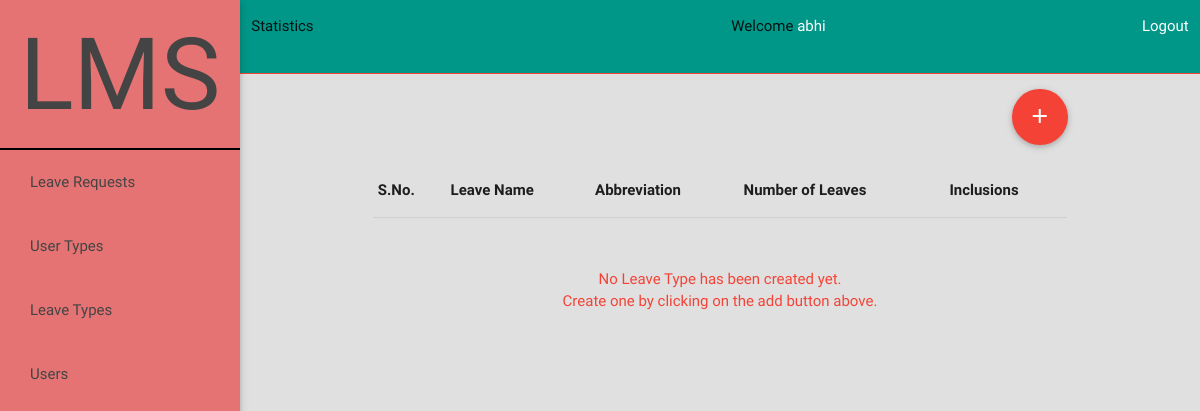
The app's page /admin/index.php?id=viewLeaveType (signed in), older data.
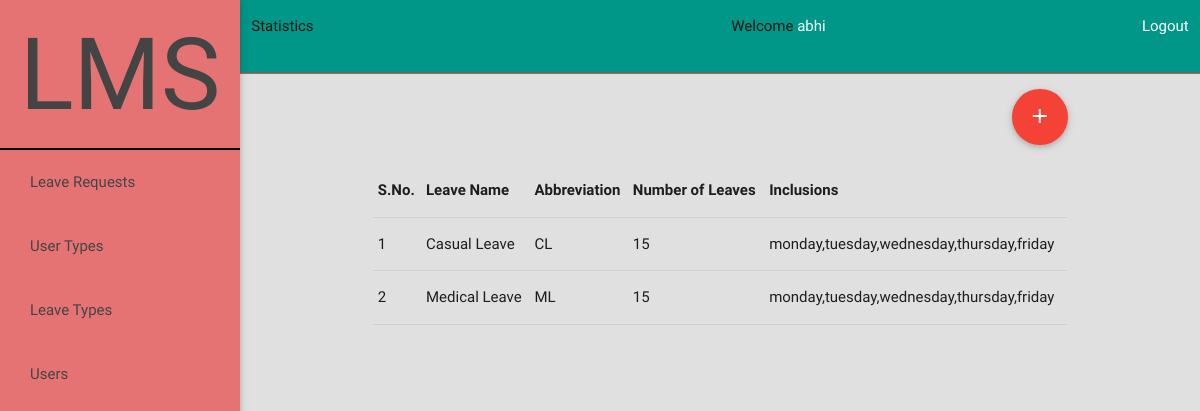
The same page, newer data.
### tables this page shows
CREATE TABLE IF NOT EXISTS `leavetypes` (
  `id` int(11) NOT NULL,
  `leaveName` varchar(30) NOT NULL,
  `abbreviation` varchar(5) NOT NULL,
  `numLeaves` smallint(6) NOT NULL,
  `inclusions` set('monday','tuesday','wednesday','thursday','friday','saturday','sunday','holidays') NOT NULL
);

### core.php (called while the page is built, shortened)
<?php
function adminIsLoggedIn() {
	if(isset($_SESSION['admin_id']) && !empty($_SESSION['admin_id'])) {
		return true;
	}
	else {
		return false;
	}
}
function getUsername() {
	if(isset($_SESSION['username']) && !empty($_SESSION['username'])) {
		return $_SESSION['username'];
	}
	else {
		return NULL;
	}
}
function getError() {
	if(isset($_SESSION['error']) && !empty($_SESSION['error'])) {
		return $_SESSION['error'];
	}
	else {
		return NULL;
	}
}
?>

### admin/classDatabaseLeaveType.php (called while the page is built, shortened)
<?php
class DatabaseLeaveType
{
	private $table;
	public function __construct() {
		$this->table="leavetypes";
	}
	public function getLeaveTypes() {
		require_once '../core.php';
		require_once 'classLeaveType.php';
		$query="SELECT * FROM `".$this->table."`";
		if($query_run=mysql_query($query)) {
			$objLeaveTypeArray=array();
			$query_num_rows=mysql_num_rows($query_run);
			for($i=0;$i<$query_num_rows;$i++) {
				$objLeaveType=new LeaveType;
				$row=mysql_fetch_row($query_run);
				$objLeaveType->setLeaveName($row[1]);
				$objLeaveType->setAbbreviation($row[2]);
				$objLeaveType->setNumLeaves($row[3]);
				$objLeaveType->setInclusions($row[4]);
				array_push($objLeaveTypeArray, $objLeaveType);
			}
			return $objLeaveTypeArray;
		} else {
			setError(mysql_error());
		}
		return false;
	}
}
?>

### admin/classLeaveType.php (called while the page is built, shortened)
<?php
class LeaveType
{
	private $LeaveName;
	private $Abbreviation;
	private $NumLeaves;
	private $Inclusions;
	public function getLeaveName()
	{
		return $this->LeaveName;
	}
	public function setLeaveName($LeaveName)
	{
		$this->LeaveName=htmlentities($LeaveName);
	}
	public function getAbbreviation()
	{
		return $this->Abbreviation;
	}
	public function setAbbreviation($Abbreviation)
	{
		$this->Abbreviation=htmlentities($Abbreviation);
	}
	public function getNumLeaves()
	{
		return $this->NumLeaves;
	}
	public function setNumLeaves($NumLeaves)
	{
		$this->NumLeaves=htmlentities($NumLeaves);
	}
	public function getInclusions()
	{
		return $this->Inclusions;
	}
	public function setInclusions($Inclusion)
	{
		if(!empty($Inclusion)) {
			$this->Inclusions=htmlentities($Inclusion);
		}
	}
}
?>

### admin/viewLeaveType.php (the view)
<div class="row">
	<a class="btn-floating btn-large waves-effect waves-light red right tooltipped" data-position="right" data-delay="50" data-tooltip="Add new leave type" href="index.php?id=addLeaveType"><i class="material-icons">add</i></a>
</div>
<div class="row">
	<table class="highlight bordered responsive-table hoverable">
		<thead>
		  <tr>
		      <th data-field="id">S.No.</th>
		      <th data-field="name">Leave Name</th>
		      <th data-field="abbr">Abbreviation</th>
		      <th data-field="price">Number of Leaves</th>
		      <th data-field="incl">Inclusions</th>
		  </tr>
		</thead>
		<tbody>
		<?php
		require_once '../core.php';
		require_once 'classDatabaseLeaveType.php';
		$objDatabaseLeaveType=new DatabaseLeaveType;
		$objLeaveTypeArray=$objDatabaseLeaveType->getLeaveTypes();
		if($objLeaveTypeArray) {
			$i=1;
			foreach ($objLeaveTypeArray as $objLeaveType) {
				echo '<tr>'.
						'<td>'.$i.'</td>'.
						'<td>'.$objLeaveType->getLeaveName().'</td>'.
						'<td>'.$objLeaveType->getAbbreviation().'</td>'.
						'<td>'.$objLeaveType->getNumLeaves().'</td>'.
						'<td>'.$objLeaveType->getInclusions().'</td>'.
					'</tr>';
				$i++;
			}
		} else {
			setError('No Leave Type has been created yet.');
			setError('Create one by clicking on the add button above.');
		}
		?>
		</tbody>
	</table>
</div>

### admin/index.php (shortened to what this page needs)
<?php
require '../core.php';
?>
<!DOCTYPE html>
<html lang="en">
<head>
	<link href="../css/materialize.css" type="text/css" rel="stylesheet" media="screen,projection"/>
	<link href="../css/style.css" type="text/css" rel="stylesheet" media="screen,projection"/>
</head>
<body>
	<header>
		<ul class="side-nav fixed red lighten-2" id="mobile-menu">
			<a href="#!" class="brand-logo center">LMS</a>
			<?php
			if(adminIsLoggedIn()) {
			?>
				<li><a href="?id=leaveRequests">Leave Requests</a></li>
				<li><a href="?id=viewUserType">User Types</a></li>
				<li><a href="?id=viewLeaveType">Leave Types</a></li>
				<li><a href="?id=users">Users</a></li>
			<?php
			}
			?>
		</ul>
	</header>
	<main class="grey lighten-2">
		<div class="section teal">
			<div class="row">
				<?php
				if(adminIsLoggedIn()) {
				?>
				<div class="col s5 l6">Statistics</div>
				<div class="col s4">Welcome <a href="?id=profile" class="white-text"><?php echo getUsername(); ?></a></div>
				<div class="col s2 right-align"><a href="../logout.php" class="white-text">Logout</a></div>
				<?php
				} else {
				?>
				<div class="col s11 l12 center white-text">Login</div>
				<?php
				}
				?>
			</div>
		</div>
		<div class="divider red"></div>
		<div class="section container">
			<?php
			if(adminIsLoggedIn()) {
				if(!isset($_GET['id']))
					include 'viewLeaveRequests.php';
				else if($_GET['id']=='addLeaveType')
					include 'addLeaveType.php';
				else if($_GET['id']=='viewLeaveType')
					include 'viewLeaveType.php';
			} else {
				include 'login.php';
			}
			?>
		</div>
		<div class="section center red-text" id="errorBox">
			<?php
			if(getError()) {
				echo getError();
			}
			?>
		</div>
	</main>
</body>
</html>

### admin/index.php (style rules this page uses)
.brand-logo { height: 150px !important; padding-top: 25px !important; padding-bottom: 25px !important; line-height: 100px !important; font-size: 100px !important; border-bottom: 2px solid black; }
@media only screen and (min-width:993px) { html,body,main { height: 100%; } }
@media only screen and (min-width:993px) { main { margin-left: 240px; } }

Row changes from the older to the newer data that the page shows:
added leavetypes: leaveName "Casual Leave", abbreviation "CL", numLeaves "15", inclusions "monday,tuesday,wednesday,thursday,friday"
added leavetypes: leaveName "Medical Leave", abbreviation "ML", numLeaves "15", inclusions "monday,tuesday,wednesday,thursday,friday"
Text that changed along with them:
getError(): "No Leave Type has been created yet. Create one by clicking on the add button above." → (not shown)
